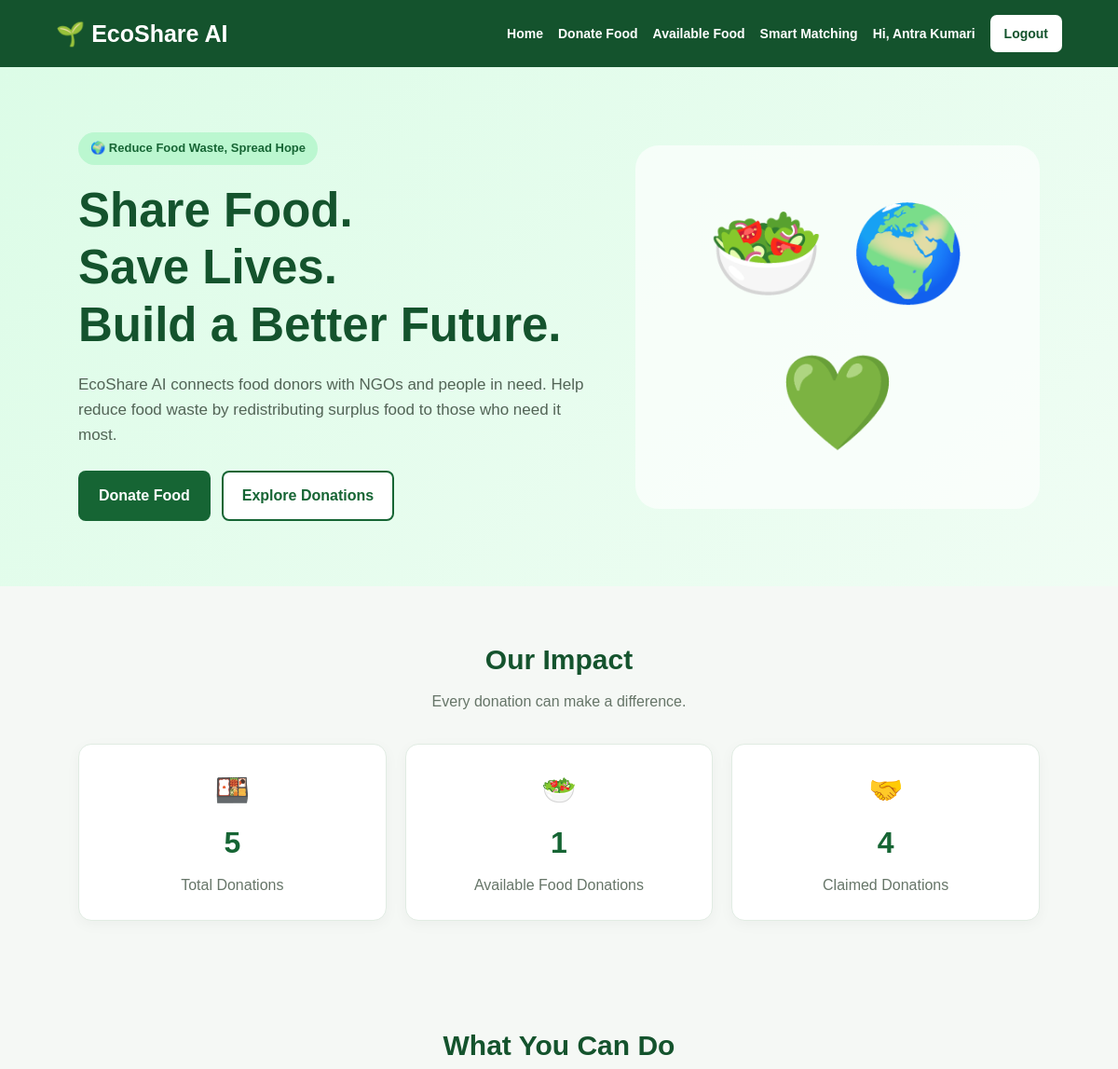
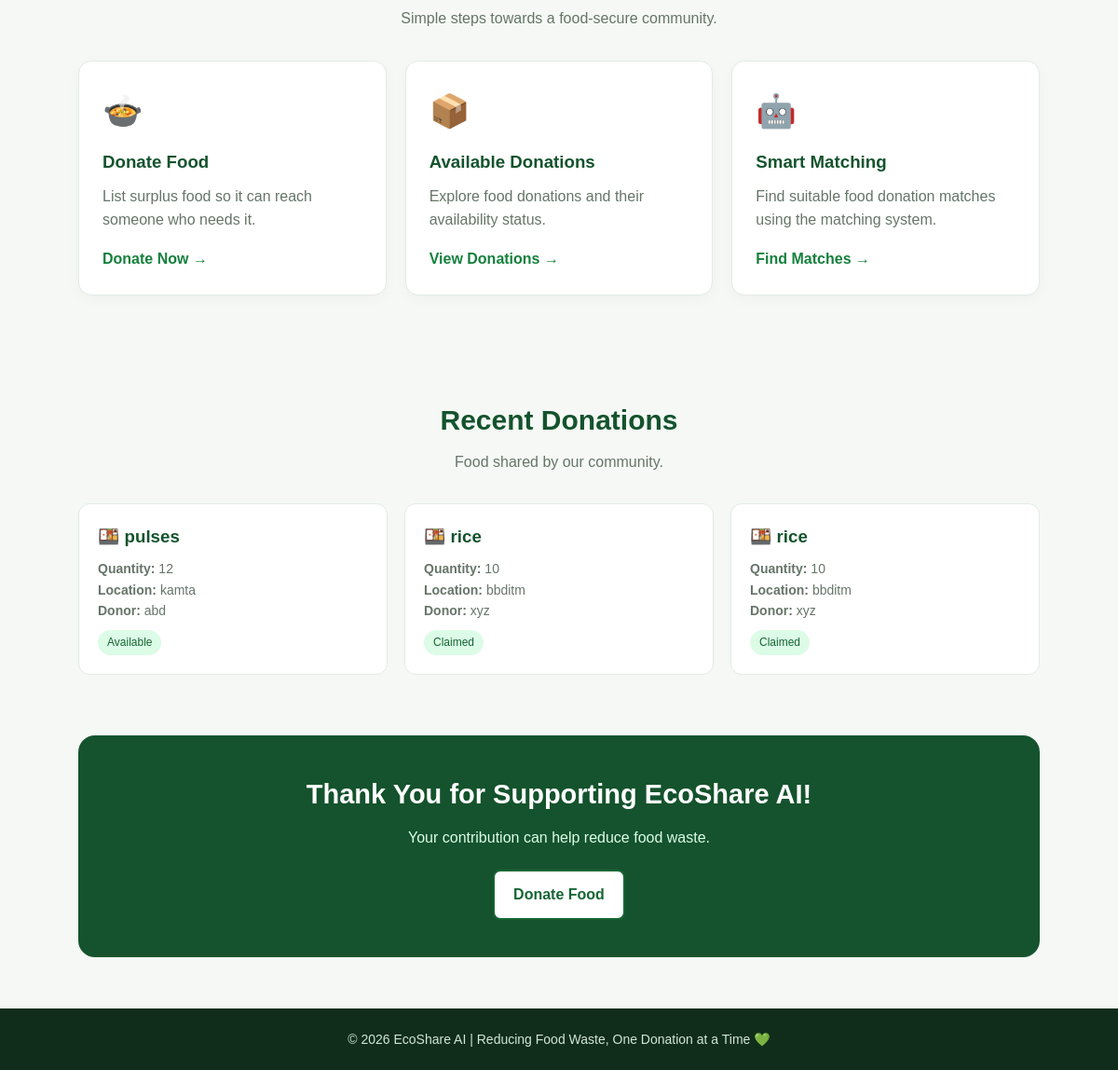
The page / (signed in) on the database its author committed (2 pictures, top to bottom).
### tables this page shows
CREATE TABLE donations (
            id INTEGER PRIMARY KEY AUTOINCREMENT,
            food_name TEXT NOT NULL,
            quantity TEXT NOT NULL,
            location TEXT NOT NULL,
            donor_name TEXT NOT NULL,
            contact TEXT NOT NULL,
            status TEXT NOT NULL DEFAULT 'Available'
        , expiry_date TEXT);

### app.py (the view)
@app.route("/")
def home():
    donations = get_all_donations()
    stats = get_statistics() or {}
    total = get_stat_value(
        stats, "total", "total_donations"
    )
    available = get_stat_value(
        stats, "available", "available_donations"
    )
    claimed = get_stat_value(
        stats, "claimed", "claimed_donations"
    )
    stats_for_template = dict(stats)
    stats_for_template["total"] = total
    stats_for_template["available"] = available
    stats_for_template["claimed"] = claimed
    return render_template(
        "index.html",
        donations=donations,
        stats=stats_for_template,
        total_donations=total,
        available_donations=available,
        claimed_donations=claimed,
    )

### app.py (called while the page is built)
def get_stat_value(stats, *possible_keys):
    for key in possible_keys:
        try:
            value = stats.get(key)
            if value is not None:
                return value
        except AttributeError:
            break
    return 0

### database.py (called while the page is built)
def get_connection():
    connection = sqlite3.connect(DB_PATH, timeout=10)
    connection.row_factory = sqlite3.Row
    connection.execute("PRAGMA foreign_keys = ON")
    return connection

def get_all_donations():
    with get_connection() as conn:
        rows = conn.execute("""
            SELECT *
            FROM donations
            ORDER BY id DESC
        """).fetchall()
        return [dict(row) for row in rows]

def get_statistics():
    with get_connection() as conn:
        row = conn.execute("""
            SELECT
                COUNT(*) AS total,

                SUM(
                    CASE
                        WHEN LOWER(TRIM(status)) = 'available'
                        THEN 1 ELSE 0
                    END
                ) AS available,

                SUM(
                    CASE
                        WHEN LOWER(TRIM(status)) = 'claimed'
                        THEN 1 ELSE 0
                    END
                ) AS claimed

            FROM donations
        """).fetchone()
        return {
            "total": row["total"] or 0,
            "available": row["available"] or 0,
            "claimed": row["claimed"] or 0
        }

### templates/index.html (shortened to what this page needs)
<!DOCTYPE html>
<html lang="en">
<head>
</head>
<body>
    <nav>
        <a class="logo" href="{{ url_for('home') }}">
            🌱 EcoShare AI
        </a>
        <div class="nav-links">
            <a href="{{ url_for('home') }}">Home</a>
            {% if session.get('user_id') %}
                {% if session.get('user_role') == 'ngo' %}
                    <a href="{{ url_for('donations') }}">
                        Available Food
                    </a>
                    <a href="{{ url_for('smart_matching') }}">
                        Smart Matching
                    </a>
                    <a href="{{ url_for('ngo_dashboard') }}">
                        NGO Dashboard
                    </a>
                {% else %}
                    <a href="{{ url_for('donate') }}">
                        Donate Food
                    </a>
                    <a href="{{ url_for('donations') }}">
                        Available Food
                    </a>
                    <a href="{{ url_for('smart_matching') }}">
                        Smart Matching
                    </a>
                {% endif %}
                <span class="welcome">
                    Hi, {{ session.get('user_name', 'User') }}
                </span>
                <a class="nav-button" href="{{ url_for('logout') }}">
                    Logout
                </a>
            {% endif %}
        </div>
    </nav>
    <section class="hero">
        <div class="hero-content">
            <span class="tag">
                🌍 Reduce Food Waste, Spread Hope
            </span>
            <h1>
                Share Food.<br>
                Save Lives.<br>
                Build a Better Future.
            </h1>
            <p>
                EcoShare AI connects food donors with NGOs and people in need.
                Help reduce food waste by redistributing surplus food to
                those who need it most.
            </p>
            <div class="buttons">
                {% if session.get('user_id') and session.get('user_role') == 'donor' %}
                    <a class="btn btn-primary"
                       href="{{ url_for('donate') }}">
                        Donate Food
                    </a>
                {% elif not session.get('user_id') %}
                    <a class="btn btn-primary"
                       href="{{ url_for('register') }}">
                        Join EcoShare AI
                    </a>
                {% endif %}
                <a class="btn btn-secondary"
                   href="{{ url_for('donations') }}">
                    Explore Donations
                </a>
            </div>
        </div>
        <div class="hero-visual">
            🥗 🌍 💚
        </div>
    </section>
    <section class="section">
        <div class="section-heading">
            <h2>Our Impact</h2>
            <p>Every donation can make a difference.</p>
        </div>
        <div class="stats">
            <div class="stat-card">
                <div class="stat-icon">🍱</div>
                <h3>{{ stats.total }}</h3>
                <p>Total Donations</p>
            </div>
            <div class="stat-card">
                <div class="stat-icon">🥗</div>
                <h3>{{ stats.available }}</h3>
                <p>Available Food Donations</p>
            </div>
            <div class="stat-card">
                <div class="stat-icon">🤝</div>
                <h3>{{ stats.claimed }}</h3>
                <p>Claimed Donations</p>
            </div>
        </div>
    </section>
    <section class="section">
        <div class="section-heading">
            <h2>What You Can Do</h2>
            <p>Simple steps towards a food-secure community.</p>
        </div>
        <div class="features">
            {% if session.get('user_id') and session.get('user_role') == 'donor' %}
                <div class="feature-card">
                    <div class="icon">🍲</div>
                    <h3>Donate Food</h3>
                    <p>List surplus food so it can reach someone who needs it.</p>
                    <a href="{{ url_for('donate') }}">Donate Now →</a>
                </div>
            {% endif %}
            <div class="feature-card">
                <div class="icon">📦</div>
                <h3>Available Donations</h3>
                <p>Explore food donations and their availability status.</p>
                <a href="{{ url_for('donations') }}">View Donations →</a>
            </div>
            <div class="feature-card">
                <div class="icon">🤖</div>
                <h3>Smart Matching</h3>
                <p>Find suitable food donation matches using the matching system.</p>
                <a href="{{ url_for('smart_matching') }}">Find Matches →</a>
            </div>
        </div>
    </section>
    <section class="section">
        <div class="section-heading">
            <h2>Recent Donations</h2>
            <p>Food shared by our community.</p>
        </div>
        <div class="recent-list">
            {% for donation in donations[:3] %}
                <div class="recent-card">
                    <h3>🍱 {{ donation.food_name }}</h3>
                    <p>
                        <strong>Quantity:</strong>
                        {{ donation.quantity }}
                    </p>
                    <p>
                        <strong>Location:</strong>
                        {{ donation.location }}
                    </p>
                    <p>
                        <strong>Donor:</strong>
                        {{ donation.donor_name }}
                    </p>
                    <span class="status">
                        {{ donation.status }}
                    </span>
                </div>
            {% else %}
                <div class="empty-state">
                    <h3>No donations yet</h3>
                    <p>Be the first person to share food with your community.</p>
                </div>
            {% endfor %}
        </div>
    </section>
    <section class="cta">
        {% if session.get('user_id') %}
            {% if session.get('user_role') == 'ngo' %}
                <h2>Welcome, NGO Partner!</h2>
                <p>Find available food and help connect it to people in need.</p>
                <a class="btn btn-secondary"
                   href="{{ url_for('donations') }}">
                    Explore Available Food
                </a>
                <a class="btn btn-secondary"
                   href="{{ url_for('ngo_dashboard') }}">
                    Open NGO Dashboard
                </a>
            {% else %}
                <h2>Thank You for Supporting EcoShare AI!</h2>
                <p>Your contribution can help reduce food waste.</p>
                <a class="btn btn-secondary"
                   href="{{ url_for('donate') }}">
                    Donate Food
                </a>
            {% endif %}
        {% endif %}
    </section>
    <footer>
        <p>
            © 2026 EcoShare AI |
            Reducing Food Waste, One Donation at a Time 💚
        </p>
    </footer>
</body>
</html>

### templates/index.html (style rules this page uses)
* { margin: 0; padding: 0; box-sizing: border-box; }
body { font-family: Arial, sans-serif; background: #f5f8f5; color: #24352a; line-height: 1.6; }
nav { background: #14532d; color: white; padding: 16px 5%; display: flex; justify-content: space-between; align-items: center; gap: 18px; flex-wrap: wrap; }
.logo { font-size: 25px; font-weight: bold; color: white; text-decoration: none; }
.nav-links { display: flex; align-items: center; gap: 16px; flex-wrap: wrap; }
.nav-links a, .welcome { color: white; text-decoration: none; font-size: 14px; font-weight: 600; }
.nav-button { background: white; color: #14532d !important; padding: 9px 15px; border-radius: 7px; }
.hero { padding: 70px 7%; background: linear-gradient(135deg, #dcfce7, #f0fdf4); display: flex; justify-content: space-between; align-items: center; gap: 35px; flex-wrap: wrap; }
.hero-content { flex: 1; min-width: 280px; }
.tag { display: inline-block; background: #bbf7d0; color: #166534; padding: 7px 13px; border-radius: 20px; font-size: 13px; font-weight: bold; margin-bottom: 18px; }
.hero h1 { font-size: clamp(32px, 5vw, 51px); line-height: 1.2; margin-bottom: 20px; color: #14532d; }
.hero p { color: #526456; font-size: 17px; margin-bottom: 25px; max-width: 600px; }
.buttons { display: flex; gap: 12px; flex-wrap: wrap; }
.btn { display: inline-block; text-decoration: none; padding: 12px 20px; border-radius: 8px; font-weight: bold; border: 2px solid #166534; cursor: pointer; }
.btn-primary { background: #166534; color: white; }
.btn-secondary { color: #166534; background: white; }
.hero-visual { flex: 0.7; min-width: 240px; text-align: center; font-size: 100px; background: #ffffffa8; border-radius: 25px; padding: 35px 20px; }
.section { padding: 55px 7%; }
.section-heading { text-align: center; margin-bottom: 32px; }
.section-heading h2 { font-size: 30px; color: #14532d; margin-bottom: 8px; }
.section-heading p { color: #667568; }
.stats { display: grid; grid-template-columns: repeat(auto-fit, minmax(190px, 1fr)); gap: 20px; }
.stat-card { background: white; padding: 25px; border-radius: 14px; box-shadow: 0 4px 15px #0000000a; border: 1px solid #e1ece3; text-align: center; }
.stat-icon { font-size: 30px; }
.stat-card h3 { font-size: 32px; color: #166534; margin: 7px 0; }
.stat-card p { color: #667568; }
.features { display: grid; grid-template-columns: repeat(auto-fit, minmax(220px, 1fr)); gap: 20px; }
.feature-card { background: white; padding: 25px; border-radius: 14px; border: 1px solid #e1ece3; box-shadow: 0 4px 15px #00000008; }
.feature-card .icon { font-size: 35px; margin-bottom: 12px; }
.feature-card h3 { color: #14532d; margin-bottom: 9px; }
.feature-card p { color: #667568; margin-bottom: 16px; }
.feature-card a { color: #15803d; font-weight: bold; text-decoration: none; }
.recent-list { display: grid; grid-template-columns: repeat(auto-fit, minmax(240px, 1fr)); gap: 18px; }
.recent-card { background: white; padding: 20px; border-radius: 12px; border: 1px solid #e1ece3; }
.recent-card h3 { color: #14532d; margin-bottom: 8px; }
.recent-card p { color: #667568; font-size: 14px; }
.status { display: inline-block; background: #dcfce7; color: #166534; border-radius: 20px; padding: 4px 10px; font-size: 12px; margin-top: 10px; }
.cta { margin: 10px 7% 55px; padding: 40px 25px; background: #14532d; color: white; border-radius: 18px; text-align: center; }
.cta h2 { font-size: 29px; margin-bottom: 10px; }
.cta p { margin-bottom: 22px; color: #dcfce7; }
footer { background: #102d1b; color: #d1e7d6; text-align: center; padding: 22px; font-size: 14px; }

### rows shown on the page
donations: food_name "pulses", quantity "12", location "kamta", donor_name "abd", status "Available"
donations: food_name "rice", quantity "10", location "bbditm", donor_name "xyz", status "Claimed"
donations: food_name "rice", quantity "10", location "bbditm", donor_name "xyz", status "Claimed"

### other values the page prints
{{ session.get('user_name', 'User') }} "Antra Kumari"
{{ stats.total }} "5"
{{ stats.available }} "1"
{{ stats.claimed }} "4"
